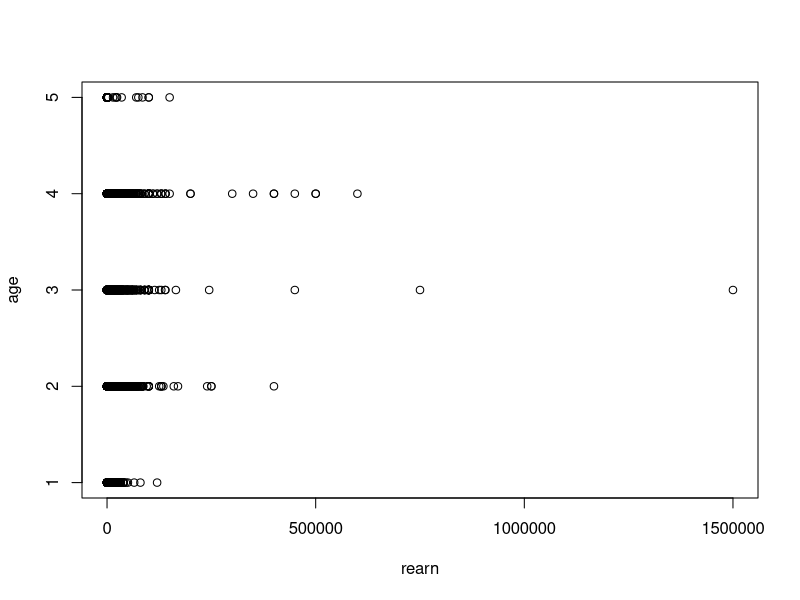

Reproduce this figure in R. (Note: this script raises an error after producing the figure.)
library(ggplot2)

#Check and set the present working directory for R
getwd()
setwd("C:/Users/romaa/Trinity/CS7DS1-Data Analytics/Assignment")

#Read the CSV file into data frame full_data
#full_data <- read.csv("siswave3v4impute3.csv", header = TRUE)[,c('sex','race', 'educ_r', 'r_age', 'police','immig','rearn')]
full_data <- read.csv("siswave3v4impute3.csv", header = TRUE)
View(full_data)
attach(full_data) #attach R objects to search path
n <- nrow (full_data)

plot(rearn, age)

# VARIABLES 
# rearn - candidate's earnings
# tearn - partners's earnings
# Function to fix(simplify) the earning variables
na.fix <- function (a) {
  ifelse (a<0 | a==999999, NA, a)
}
earnings <- na.fix(rearn) + na.fix(tearn)
earnings <- earnings/1000

# Take only some rows to see missing data values.
cbind (Data$sex, Data$race, Data$educ_r, Data$r_age, earnings, Data$police)[91:95,]

# Function to impute missing values of earnings based on the observed data for this variable
random.imp <- function (a){
  missing <- is.na(a)
  n.missing <- sum(missing)
  a.obs <- a[!missing]
  imputed <- a
  imputed[missing] <- sample (a.obs, n.missing, replace=TRUE)
  return (imputed)
}

#Function to top code the earnings to $100,000 
#topcoding reduces the sensitivity of the results to the highest values, which
#in this survey go up to the millions.
topcode <- function (a, top){
  return (ifelse (a>top, top, a))
}

earnings.imp <- random.imp (earnings) #IMPUTE
earnings.top <- topcode (earnings, 100) # earnings are in $thousands

#Plot histogram of earnings vs Observerd
hist (earnings.top[earnings>0], xlab = "earnings", main = "Observed earnings (excluding 0's)") 

#calculate each variable
white <- ifelse (race==1, 1, 0)
white[is.na(race)] <- 0
male <- ifelse (sex==1, 1, 0)
over65 <- ifelse (r_age>65, 1, 0)
immig[is.na(immig)] <- 0
educ_r[is.na(educ_r)] <- 2.5
workhrs.top <- topcode (workhrs, 40)

#Function to calculate abs value
is.any <- function (a) {
  any.a <- ifelse (a>0, 1, 0)
  any.a[is.na(a)] <- 0
  return(any.a)
}

workmos <- workmos
earnings[workmos==0] <- 0
any.ssi <- is.any (ssi)
any.welfare <- is.any (welfare)
any.charity <- is.any (charity)

#Create Data fram of above variables.
sis <- data.frame (cbind (earnings, earnings.top, male, over65, white,immig, educ_r, workmos, workhrs.top, any.ssi, any.welfare, any.charity))

#fit a regression to positive values of earnings
lm.imp.1 <- lm (earnings ~ male + over65 + white + immig + educ_r + workmos + workhrs.top + any.ssi + any.welfare + any.charity,data=sis, subset=earnings>0)

#predictions for the data
pred.1 <- predict (lm.imp.1, sis)

#Function to impute predicted values into missing values.
impute <- function (a, a.impute){
  ifelse (is.na(a), a.impute, a)
}

#compute missing earnings
earnings.imp.1 <- impute (earnings, pred.1)
View(earnings.imp.1)

#transforming and top coding
lm.imp.2.sqrt <- lm (I(sqrt(earnings.top)) ~ male + over65 + white + immig + educ_r + workmos + workhrs.top + any.ssi + any.welfare + any.charity, data=sis, subset=earnings>0)
pred.2.sqrt <- predict (lm.imp.2.sqrt, sis)
pred.2 <- topcode (pred.2.sqrt^2, 100)
earnings.imp.2 <- impute (earnings.top, pred.2)


#Display summery of R mempry and calls
summary(lm.imp.2.sqrt)
lm(formula = I(sqrt(earnings.top)) ~ male + over65 + white +
       immig + educ_r + workmos + workhrs.top + any.ssi + any.welfare +
       any.charity, data = sis, subset = earnings > 0)

#Display of histogram 
hist (earnings.imp.2[is.na(earnings)],xlab = "earnings", main = "Imputed earnings")
